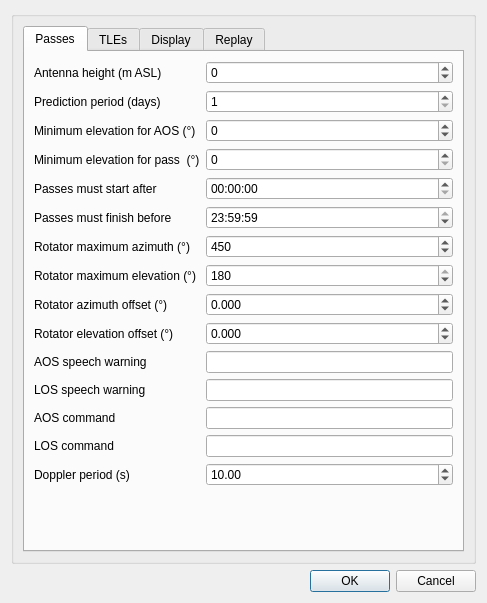
<?xml version="1.0" encoding="UTF-8"?>
<ui version="4.0">
 <class>SatelliteTrackerSettingsDialog</class>
 <widget class="QDialog" name="SatelliteTrackerSettingsDialog">
  <property name="geometry">
   <rect>
    <x>0</x>
    <y>0</y>
    <width>487</width>
    <height>603</height>
   </rect>
  </property>
  <property name="font">
   <font>
    <pointsize>9</pointsize>
   </font>
  </property>
  <property name="windowTitle">
   <string>Satellite Tracker Settings</string>
  </property>
  <layout class="QVBoxLayout" name="verticalLayout">
   <item>
    <widget class="QGroupBox" name="groupBox">
     <layout class="QGridLayout" name="gridLayout">
      <item row="0" column="1">
       <widget class="QTabWidget" name="tabWidget">
        <property name="currentIndex">
         <number>0</number>
        </property>
        <widget class="QWidget" name="passesTab">
         <attribute name="title">
          <string>Passes</string>
         </attribute>
         <layout class="QFormLayout" name="formLayout_2">
          <item row="0" column="0">
           <widget class="QLabel" name="heightLabel">
            <property name="text">
             <string>Antenna height (m ASL)</string>
            </property>
           </widget>
          </item>
          <item row="0" column="1">
           <widget class="QSpinBox" name="height">
            <property name="toolTip">
             <string>Height of antenna location above sea level in metres</string>
            </property>
            <property name="minimum">
             <number>-1000</number>
            </property>
            <property name="maximum">
             <number>20000</number>
            </property>
           </widget>
          </item>
          <item row="1" column="1">
           <widget class="QSpinBox" name="predictionPeriod">
            <property name="toolTip">
             <string>Number of days ahead for which passes should be predicted in</string>
            </property>
            <property name="minimum">
             <number>1</number>
            </property>
            <property name="maximum">
             <number>365</number>
            </property>
           </widget>
          </item>
          <item row="2" column="0">
           <widget class="QLabel" name="minimumAOSElevationLabel">
            <property name="text">
             <string>Minimum elevation for AOS (°)</string>
            </property>
           </widget>
          </item>
          <item row="2" column="1">
           <widget class="QSpinBox" name="minimumAOSElevation">
            <property name="toolTip">
             <string>Enter a minimum elevation in degrees for which AOS (Acquisition of Signal) will be indicated</string>
            </property>
            <property name="minimum">
             <number>-90</number>
            </property>
            <property name="maximum">
             <number>90</number>
            </property>
           </widget>
          </item>
          <item row="3" column="0">
           <widget class="QLabel" name="minimumPassElevationLabel">
            <property name="text">
             <string>Minimum elevation for pass  (°)</string>
            </property>
           </widget>
          </item>
          <item row="3" column="1">
           <widget class="QSpinBox" name="minimumPassElevation">
            <property name="toolTip">
             <string>Enter a minimum elevation in degrees a satellite must reach in a pass</string>
            </property>
            <property name="maximum">
             <number>90</number>
            </property>
           </widget>
          </item>
          <item row="4" column="0">
           <widget class="QLabel" name="passStartTimeLabel">
            <property name="text">
             <string>Passes must start after</string>
            </property>
           </widget>
          </item>
          <item row="4" column="1">
           <widget class="QTimeEdit" name="passStartTime"/>
          </item>
          <item row="5" column="0">
           <widget class="QLabel" name="passFinishTimeLabel">
            <property name="text">
             <string>Passes must finish before</string>
            </property>
           </widget>
          </item>
          <item row="5" column="1">
           <widget class="QTimeEdit" name="passFinishTime">
            <property name="time">
             <time>
              <hour>23</hour>
              <minute>59</minute>
              <second>59</second>
             </time>
            </property>
           </widget>
          </item>
          <item row="6" column="0">
           <widget class="QLabel" name="rotatorMaximumAzimuthLabel">
            <property name="text">
             <string>Rotator maximum azimuth (°)</string>
            </property>
           </widget>
          </item>
          <item row="6" column="1">
           <widget class="QSpinBox" name="rotatorMaximumAzimuth">
            <property name="toolTip">
             <string>Maximum azimuth angle of rotator in degrees</string>
            </property>
            <property name="minimum">
             <number>360</number>
            </property>
            <property name="maximum">
             <number>720</number>
            </property>
            <property name="singleStep">
             <number>90</number>
            </property>
            <property name="value">
             <number>450</number>
            </property>
           </widget>
          </item>
          <item row="7" column="0">
           <widget class="QLabel" name="rotatorMaximumElevationLabel">
            <property name="text">
             <string>Rotator maximum elevation (°)</string>
            </property>
           </widget>
          </item>
          <item row="7" column="1">
           <widget class="QSpinBox" name="rotatorMaximumElevation">
            <property name="toolTip">
             <string>Maximum elevation angle of rotator in degrees</string>
            </property>
            <property name="maximum">
             <number>180</number>
            </property>
            <property name="singleStep">
             <number>90</number>
            </property>
            <property name="value">
             <number>180</number>
            </property>
           </widget>
          </item>
          <item row="10" column="0">
           <widget class="QLabel" name="aosSpeechLabel">
            <property name="text">
             <string>AOS speech warning</string>
            </property>
           </widget>
          </item>
          <item row="10" column="1">
           <widget class="QLineEdit" name="aosSpeech">
            <property name="toolTip">
             <string>Text to say when a satellite signal is acquired</string>
            </property>
           </widget>
          </item>
          <item row="11" column="0">
           <widget class="QLabel" name="losSpeechLabel">
            <property name="text">
             <string>LOS speech warning</string>
            </property>
           </widget>
          </item>
          <item row="11" column="1">
           <widget class="QLineEdit" name="losSpeech">
            <property name="toolTip">
             <string>Text to say when a satellite signal is lost</string>
            </property>
           </widget>
          </item>
          <item row="12" column="0">
           <widget class="QLabel" name="aosCommandLabel">
            <property name="text">
             <string>AOS command</string>
            </property>
           </widget>
          </item>
          <item row="12" column="1">
           <widget class="QLineEdit" name="aosCommand">
            <property name="toolTip">
             <string>Program / script to execute on AOS</string>
            </property>
           </widget>
          </item>
          <item row="13" column="0">
           <widget class="QLabel" name="losCommandLabel">
            <property name="text">
             <string>LOS command</string>
            </property>
           </widget>
          </item>
          <item row="13" column="1">
           <widget class="QLineEdit" name="losCommand">
            <property name="toolTip">
             <string>Program / script to execute on LOS</string>
            </property>
           </widget>
          </item>
          <item row="14" column="0">
           <widget class="QLabel" name="dopplerPeriodLabel">
            <property name="text">
             <string>Doppler period (s)</string>
            </property>
           </widget>
          </item>
          <item row="14" column="1">
           <widget class="QDoubleSpinBox" name="dopplerPeriod">
            <property name="toolTip">
             <string>Enter the time in seconds between each Doppler correction</string>
            </property>
            <property name="minimum">
             <double>0.010000000000000</double>
            </property>
            <property name="maximum">
             <double>100.000000000000000</double>
            </property>
            <property name="value">
             <double>10.000000000000000</double>
            </property>
           </widget>
          </item>
          <item row="15" column="0">
           <spacer name="verticalSpacer">
            <property name="orientation">
             <enum>Qt::Vertical</enum>
            </property>
            <property name="sizeHint" stdset="0">
             <size>
              <width>20</width>
              <height>40</height>
             </size>
            </property>
           </spacer>
          </item>
          <item row="1" column="0">
           <widget class="QLabel" name="predictionPeriodLabel">
            <property name="text">
             <string>Prediction period (days)</string>
            </property>
           </widget>
          </item>
          <item row="8" column="1">
           <widget class="QDoubleSpinBox" name="azimuthOffset">
            <property name="toolTip">
             <string>Azimuth offset to add to target azimuth sent to rotator controller in degrees</string>
            </property>
            <property name="decimals">
             <number>3</number>
            </property>
            <property name="minimum">
             <double>-360.000000000000000</double>
            </property>
            <property name="maximum">
             <double>360.000000000000000</double>
            </property>
           </widget>
          </item>
          <item row="9" column="1">
           <widget class="QDoubleSpinBox" name="elevationOffset">
            <property name="toolTip">
             <string>Elevation offset added to target elevation send to rotator controller in degrees</string>
            </property>
            <property name="decimals">
             <number>3</number>
            </property>
            <property name="minimum">
             <double>-180.000000000000000</double>
            </property>
            <property name="maximum">
             <double>180.000000000000000</double>
            </property>
           </widget>
          </item>
          <item row="8" column="0">
           <widget class="QLabel" name="azimuthOffsetLabel">
            <property name="text">
             <string>Rotator azimuth offset (°)</string>
            </property>
           </widget>
          </item>
          <item row="9" column="0">
           <widget class="QLabel" name="elevationOffsetLabel">
            <property name="text">
             <string>Rotator elevation offset (°)</string>
            </property>
           </widget>
          </item>
         </layout>
        </widget>
        <widget class="QWidget" name="tleTab">
         <attribute name="title">
          <string>TLEs</string>
         </attribute>
         <layout class="QVBoxLayout" name="verticalLayout_2">
          <item>
           <widget class="QListWidget" name="tles">
            <property name="toolTip">
             <string>Satellite Two Line Element (TLE) sources</string>
            </property>
            <property name="editTriggers">
             <set>QAbstractItemView::DoubleClicked|QAbstractItemView::EditKeyPressed|QAbstractItemView::SelectedClicked</set>
            </property>
           </widget>
          </item>
          <item>
           <layout class="QHBoxLayout" name="ButtonHorizontalLayout">
            <item>
             <widget class="QPushButton" name="addTle">
              <property name="toolTip">
               <string>Add TLE</string>
              </property>
              <property name="text">
               <string>+</string>
              </property>
             </widget>
            </item>
            <item>
             <widget class="QPushButton" name="removeTle">
              <property name="toolTip">
               <string>Remove selected TLE</string>
              </property>
              <property name="text">
               <string>-</string>
              </property>
             </widget>
            </item>
            <item>
             <widget class="QPushButton" name="defaultTles">
              <property name="toolTip">
               <string>Load preset TLE sources</string>
              </property>
              <property name="text">
               <string/>
              </property>
              <property name="icon">
               <iconset resource="../../../sdrgui/resources/res.qrc">
                <normaloff>:/star.png</normaloff>:/star.png</iconset>
              </property>
             </widget>
            </item>
            <item>
             <spacer name="buttonHorizontalSpacer">
              <property name="orientation">
               <enum>Qt::Horizontal</enum>
              </property>
              <property name="sizeHint" stdset="0">
               <size>
                <width>40</width>
                <height>20</height>
               </size>
              </property>
             </spacer>
            </item>
           </layout>
          </item>
         </layout>
        </widget>
        <widget class="QWidget" name="displayTab">
         <attribute name="title">
          <string>Display</string>
         </attribute>
         <layout class="QGridLayout" name="gridLayout_2">
          <item row="11" column="0">
           <widget class="QCheckBox" name="utc">
            <property name="toolTip">
             <string>When checked times are displayed using UTC rather than the local time zone</string>
            </property>
            <property name="text">
             <string>Display times in UTC</string>
            </property>
           </widget>
          </item>
          <item row="4" column="0">
           <widget class="QLabel" name="groundTrackPointsLabel">
            <property name="text">
             <string>Ground track points</string>
            </property>
           </widget>
          </item>
          <item row="2" column="0">
           <widget class="QLabel" name="defaultFrequencyLabel">
            <property name="text">
             <string>Default frequency (MHz)</string>
            </property>
           </widget>
          </item>
          <item row="6" column="0">
           <widget class="QLabel" name="dateFormatLabel">
            <property name="text">
             <string>Date format</string>
            </property>
           </widget>
          </item>
          <item row="6" column="1">
           <widget class="QLineEdit" name="dateFormat">
            <property name="toolTip">
             <string>Format for dates displayed in the GUI</string>
            </property>
           </widget>
          </item>
          <item row="3" column="1">
           <widget class="QComboBox" name="azElUnits">
            <property name="toolTip">
             <string>Units used for displaying azimuth and elevation. Either degrees, minutes and seconds or decimal degrees.</string>
            </property>
            <property name="editable">
             <bool>false</bool>
            </property>
            <item>
             <property name="text">
              <string>° ' &quot;</string>
             </property>
            </item>
            <item>
             <property name="text">
              <string>° '</string>
             </property>
            </item>
            <item>
             <property name="text">
              <string>°</string>
             </property>
            </item>
            <item>
             <property name="text">
              <string>Decimal</string>
             </property>
            </item>
           </widget>
          </item>
          <item row="2" column="1">
           <widget class="QDoubleSpinBox" name="defaultFrequency">
            <property name="toolTip">
             <string>Frequency used for Doppler and free space path loss calculations in the satellite table</string>
            </property>
            <property name="decimals">
             <number>3</number>
            </property>
            <property name="minimum">
             <double>1.000000000000000</double>
            </property>
            <property name="maximum">
             <double>50000.000000000000000</double>
            </property>
            <property name="singleStep">
             <double>100.000000000000000</double>
            </property>
            <property name="value">
             <double>100.000000000000000</double>
            </property>
           </widget>
          </item>
          <item row="13" column="0">
           <spacer name="verticalSpacer_2">
            <property name="orientation">
             <enum>Qt::Vertical</enum>
            </property>
            <property name="sizeHint" stdset="0">
             <size>
              <width>20</width>
              <height>40</height>
             </size>
            </property>
           </spacer>
          </item>
          <item row="0" column="0">
           <widget class="QLabel" name="updatePeriodLabel">
            <property name="text">
             <string>Update period (s)</string>
            </property>
           </widget>
          </item>
          <item row="3" column="0">
           <widget class="QLabel" name="azElUnitsLabel">
            <property name="text">
             <string>Azimuth and elevation units</string>
            </property>
           </widget>
          </item>
          <item row="0" column="1">
           <widget class="QDoubleSpinBox" name="updatePeriod">
            <property name="toolTip">
             <string>Enter the time in seconds between each calculation of the target's position</string>
            </property>
            <property name="maximum">
             <double>3600.000000000000000</double>
            </property>
            <property name="value">
             <double>1.000000000000000</double>
            </property>
           </widget>
          </item>
          <item row="4" column="1">
           <widget class="QSpinBox" name="groundTrackPoints">
            <property name="toolTip">
             <string>Number of points in ground tracks (more points result in smoother curves)</string>
            </property>
            <property name="minimum">
             <number>10</number>
            </property>
            <property name="maximum">
             <number>360</number>
            </property>
           </widget>
          </item>
          <item row="12" column="0">
           <widget class="QCheckBox" name="drawOnMap">
            <property name="toolTip">
             <string>When checked satellite positions are sent to the map</string>
            </property>
            <property name="text">
             <string>Draw satellites on map</string>
            </property>
           </widget>
          </item>
          <item row="5" column="1">
           <widget class="QComboBox" name="drawRotators">
            <property name="toolTip">
             <string>Select which rotators are displayed on the polar chart</string>
            </property>
            <item>
             <property name="text">
              <string>All</string>
             </property>
            </item>
            <item>
             <property name="text">
              <string>None</string>
             </property>
            </item>
            <item>
             <property name="text">
              <string>Matching target</string>
             </property>
            </item>
           </widget>
          </item>
          <item row="5" column="0">
           <widget class="QLabel" name="drawRotatorsLabel">
            <property name="text">
             <string>Rotators in polar chart</string>
            </property>
           </widget>
          </item>
         </layout>
        </widget>
        <widget class="QWidget" name="replayTab">
         <attribute name="title">
          <string>Replay</string>
         </attribute>
         <layout class="QFormLayout" name="formLayout">
          <item row="0" column="0">
           <widget class="QLabel" name="replaceEnabledLabel">
            <property name="text">
             <string>Enable replay</string>
            </property>
           </widget>
          </item>
          <item row="0" column="1">
           <widget class="QCheckBox" name="replayEnabled">
            <property name="toolTip">
             <string>Enable replay of a pass in the past, by starting with the chosen date and time</string>
            </property>
            <property name="text">
             <string/>
            </property>
           </widget>
          </item>
          <item row="1" column="0">
           <widget class="QLabel" name="replayDateTimeLabel">
            <property name="text">
             <string>Start date and time</string>
            </property>
           </widget>
          </item>
          <item row="1" column="1">
           <widget class="QDateTimeEdit" name="replayDateTime">
            <property name="toolTip">
             <string>Set date and time to the displayed value when Satellite Tracker's start button is pressed</string>
            </property>
            <property name="date">
             <date>
              <year>2021</year>
              <month>1</month>
              <day>1</day>
             </date>
            </property>
            <property name="displayFormat">
             <string>dd/MM/yyyy HH:mm:ss</string>
            </property>
            <property name="calendarPopup">
             <bool>true</bool>
            </property>
           </widget>
          </item>
          <item row="2" column="0">
           <widget class="QLabel" name="sendTimeToMapLabel">
            <property name="text">
             <string>Send time to map</string>
            </property>
           </widget>
          </item>
          <item row="2" column="1">
           <widget class="QCheckBox" name="sendTimeToMap">
            <property name="toolTip">
             <string>Send time to Map feature when Satellite Tracker's start button is pressed</string>
            </property>
            <property name="text">
             <string/>
            </property>
           </widget>
          </item>
         </layout>
        </widget>
       </widget>
      </item>
     </layout>
    </widget>
   </item>
   <item>
    <widget class="QDialogButtonBox" name="buttonBox">
     <property name="orientation">
      <enum>Qt::Horizontal</enum>
     </property>
     <property name="standardButtons">
      <set>QDialogButtonBox::Cancel|QDialogButtonBox::Ok</set>
     </property>
    </widget>
   </item>
  </layout>
 </widget>
 <tabstops>
  <tabstop>tabWidget</tabstop>
  <tabstop>height</tabstop>
  <tabstop>predictionPeriod</tabstop>
  <tabstop>minimumAOSElevation</tabstop>
  <tabstop>minimumPassElevation</tabstop>
  <tabstop>passStartTime</tabstop>
  <tabstop>passFinishTime</tabstop>
  <tabstop>rotatorMaximumAzimuth</tabstop>
  <tabstop>rotatorMaximumElevation</tabstop>
  <tabstop>aosSpeech</tabstop>
  <tabstop>losSpeech</tabstop>
  <tabstop>aosCommand</tabstop>
  <tabstop>losCommand</tabstop>
  <tabstop>dopplerPeriod</tabstop>
  <tabstop>tles</tabstop>
  <tabstop>addTle</tabstop>
  <tabstop>removeTle</tabstop>
  <tabstop>updatePeriod</tabstop>
  <tabstop>defaultFrequency</tabstop>
  <tabstop>azElUnits</tabstop>
  <tabstop>groundTrackPoints</tabstop>
  <tabstop>dateFormat</tabstop>
  <tabstop>utc</tabstop>
  <tabstop>drawOnMap</tabstop>
 </tabstops>
 <resources>
  <include location="../../../sdrgui/resources/res.qrc"/>
 </resources>
 <connections>
  <connection>
   <sender>buttonBox</sender>
   <signal>accepted()</signal>
   <receiver>SatelliteTrackerSettingsDialog</receiver>
   <slot>accept()</slot>
   <hints>
    <hint type="sourcelabel">
     <x>257</x>
     <y>533</y>
    </hint>
    <hint type="destinationlabel">
     <x>157</x>
     <y>274</y>
    </hint>
   </hints>
  </connection>
  <connection>
   <sender>buttonBox</sender>
   <signal>rejected()</signal>
   <receiver>SatelliteTrackerSettingsDialog</receiver>
   <slot>reject()</slot>
   <hints>
    <hint type="sourcelabel">
     <x>325</x>
     <y>533</y>
    </hint>
    <hint type="destinationlabel">
     <x>286</x>
     <y>274</y>
    </hint>
   </hints>
  </connection>
 </connections>
</ui>
